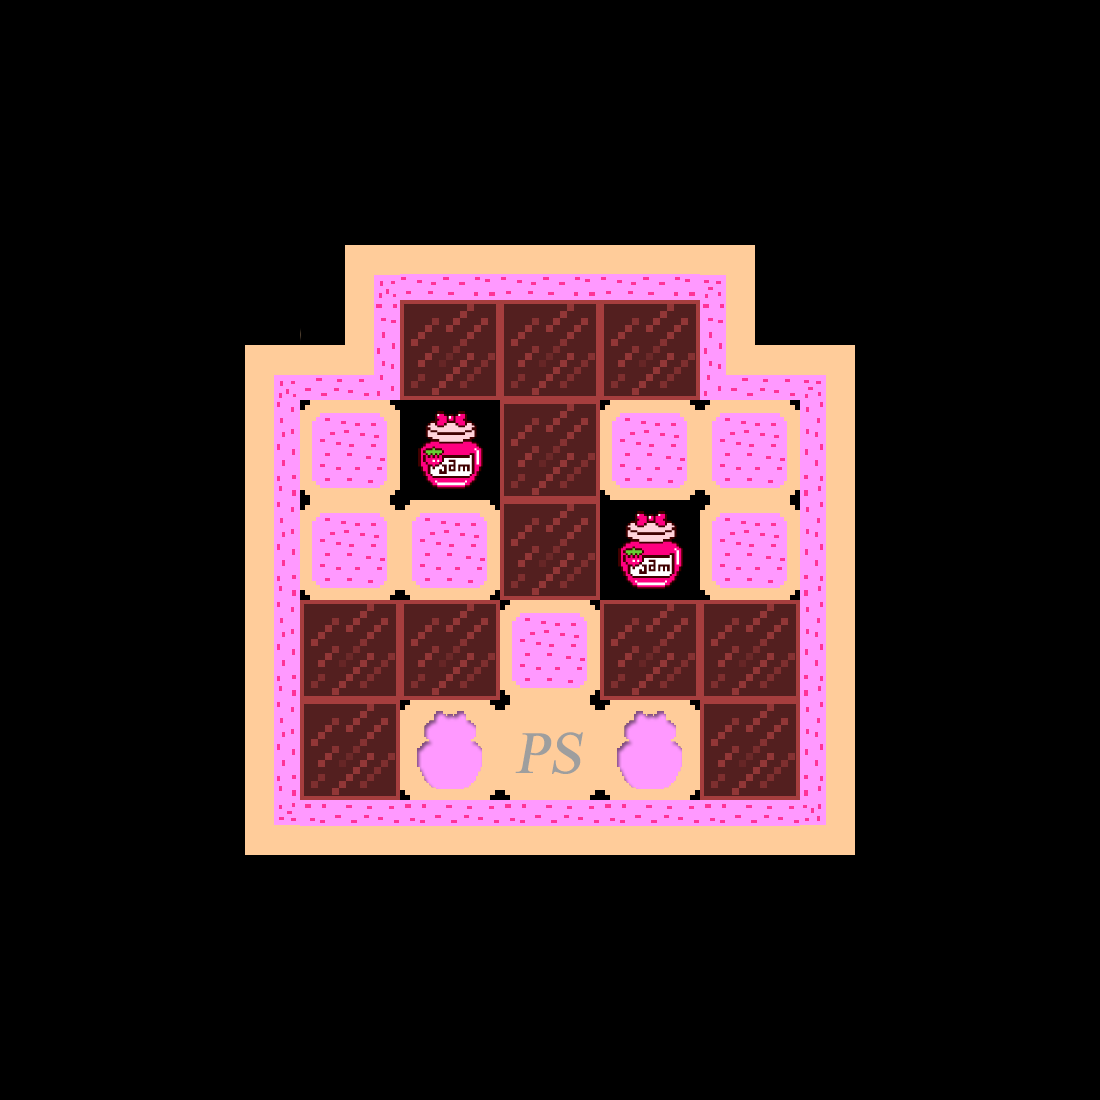

The image is a tile-based game level rendered from a .tmx file. Its description and source (layers, tilesets, objects; grid data summarised) follow:
An orthogonal 11x11 tile map with 100x100 px tiles, 1 tile layer (Calque de Tile 1).

<map version="1.0" orientation="orthogonal" width="11" height="11" tilewidth="100" tileheight="100">
 <properties>
  <property name="eatPower" value="2" />
  <property name="par" value="16" />
 </properties>
 <tileset firstgid="1" name="newTileSet" tilewidth="100" tileheight="100">
  <image source="../img/sprite/game/newTileSet.png" width="700" height="400" />
 </tileset>
 <layer name="Calque de Tile 1" width="11" height="11">
  <data>[121 cells, 47 non-empty, 15 distinct tile ids]</data>
 </layer>
</map>
